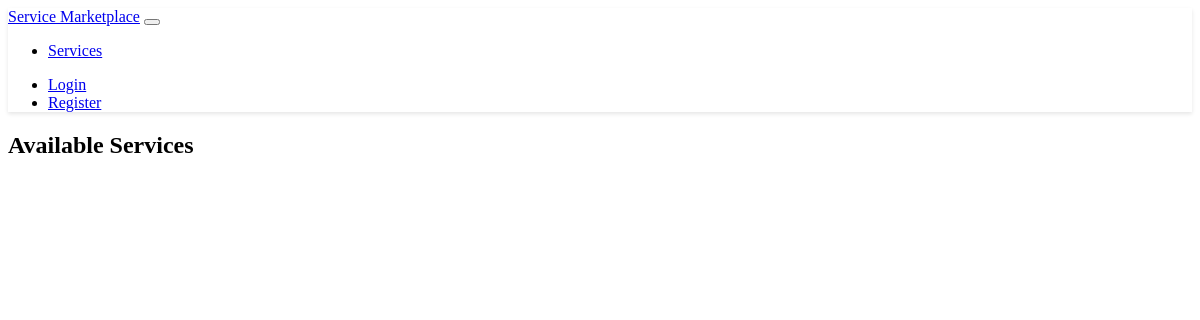
Page /services on the earlier database version.
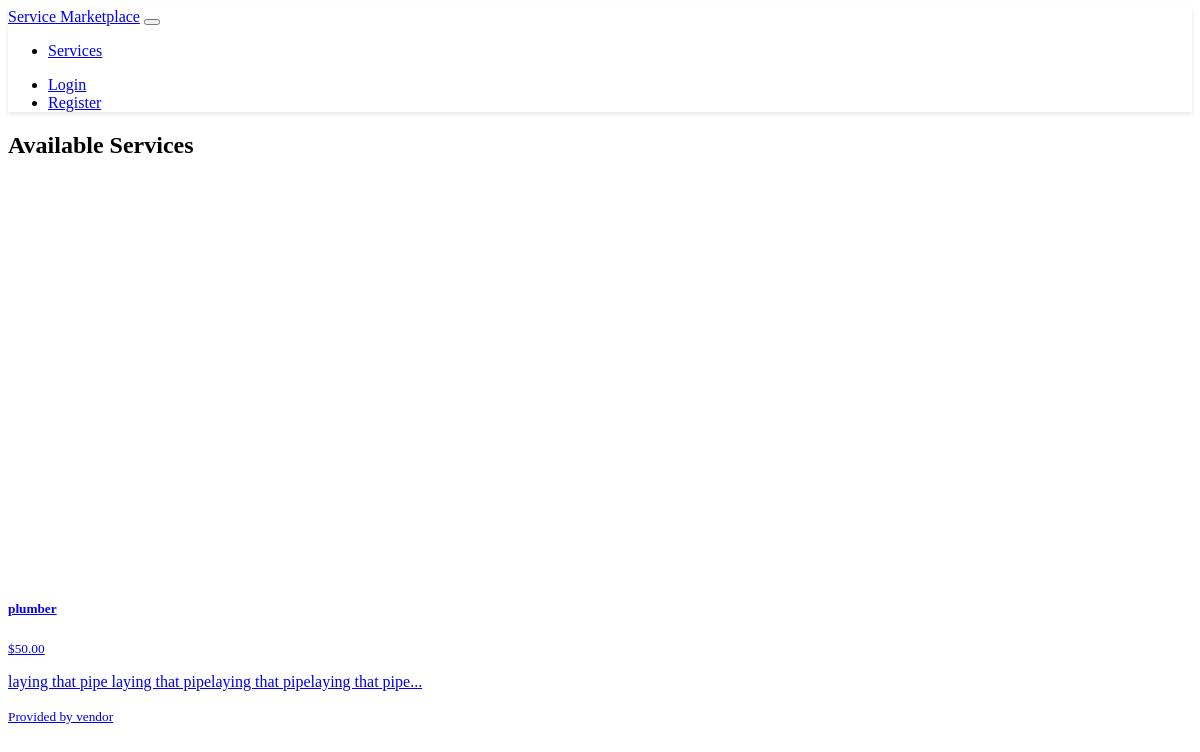
Same page on the later database version.
### models.py (models this page shows, shortened)
class Service(db.Model):
    id = db.Column(db.Integer, primary_key=True)
    title = db.Column(db.String(100), nullable=False)
    description = db.Column(db.Text, nullable=False)
    detailed_description = db.Column(db.Text)
    rate = db.Column(db.Float, nullable=False)
    project_rate = db.Column(db.Float)
    provider_id = db.Column(db.Integer, db.ForeignKey('user.id'), nullable=False)
    category_id = db.Column(db.Integer, db.ForeignKey('service_category.id'), nullable=False)
    created_at = db.Column(db.DateTime, default=datetime.utcnow)
    portfolio_images = db.Column(db.JSON)
    availability = db.Column(db.JSON)
    tags = db.relationship('ServiceTag', secondary=service_tags, lazy='subquery',
        backref=db.backref('services', lazy=True))
    requests = db.relationship('ServiceRequest', backref='service', lazy=True)

class User(UserMixin, db.Model):
    id = db.Column(db.Integer, primary_key=True)
    username = db.Column(db.String(64), unique=True, nullable=False)
    email = db.Column(db.String(120), unique=True, nullable=False)
    password_hash = db.Column(db.String(256))
    is_provider = db.Column(db.Boolean, default=False)
    is_admin = db.Column(db.Boolean, default=False)  # New admin role
    latitude = db.Column(db.Float)
    longitude = db.Column(db.Float)
    profile_image = db.Column(db.String(255))  # Store image path
    services = db.relationship('Service', backref='provider', lazy=True)

### routes.py (the view)
@app.route('/services')
def service_list():
    services = Service.query.all()
    return render_template('service_list.html', services=services)

### templates/service_list.html (shortened to what this page needs)
{% extends "base.html" %}
{% block content %}
<div class="row mb-4">
    <div class="col">
        <h2>Available Services</h2>
    </div>
</div>
<div class="row">
    <div class="col-md-8">
        <div id="map" style="height: 400px;" class="mb-4"></div>
    </div>
    <div class="col-md-4">
        <div class="list-group">
            {% for service in services %}
            <a href="{{ url_for('service_detail', id=service.id) }}" class="list-group-item list-group-item-action">
                <div class="d-flex w-100 justify-content-between">
                    <h5 class="mb-1">{{ service.title }}</h5>
                    <small>${{ "%.2f"|format(service.rate) }}</small>
                </div>
                <p class="mb-1">{{ service.description[:100] }}...</p>
                <small>Provided by {{ service.provider.username }}</small>
            </a>
            {% endfor %}
        </div>
    </div>
</div>
{% endblock %}

### templates/base.html (shortened to what this page needs)
<!DOCTYPE html>
<html lang="en" data-bs-theme="dark">
<head>
    <link rel="stylesheet" href="https://cdn.replit.com/agent/bootstrap-agent-dark-theme.min.css">
    <link rel="stylesheet" href="https://unpkg.com/leaflet@1.7.1/dist/leaflet.css">
    <link rel="stylesheet" href="{{ url_for('static', filename='css/custom.css') }}">
</head>
<body>
    <nav class="navbar navbar-expand-lg navbar-dark bg-dark mb-4">
        <div class="container">
            <a class="navbar-brand" href="{{ url_for('index') }}">Service Marketplace</a>
            <button class="navbar-toggler" type="button" data-bs-toggle="collapse" data-bs-target="#navbarNav">
            </button>
            <div class="collapse navbar-collapse" id="navbarNav">
                <ul class="navbar-nav me-auto">
                    <li class="nav-item">
                        <a class="nav-link" href="{{ url_for('service_list') }}">Services</a>
                    </li>
                </ul>
                <ul class="navbar-nav">
                    {% if current_user.is_authenticated %}
                    <li class="nav-item">
                        <a class="nav-link" href="{{ url_for('logout') }}">Logout</a>
                    </li>
                    {% else %}
                    <li class="nav-item">
                        <a class="nav-link" href="{{ url_for('login') }}">Login</a>
                    </li>
                    <li class="nav-item">
                        <a class="nav-link" href="{{ url_for('register') }}">Register</a>
                    </li>
                    {% endif %}
                </ul>
            </div>
        </div>
    </nav>
    <div class="container">
        {% block content %}{% endblock %}
    </div>
</body>
</html>

### static/css/custom.css (style rules this page uses)
.navbar { box-shadow: 0 2px 4px rgba(0, 0, 0, 0.1); }
#map, #provider-map { border-radius: var(--bs-border-radius); border: 1px solid var(--bs-border-color); }
.list-group-item { background-color: var(--bs-dark); border-color: var(--bs-border-color); }

Differences in the rows shown:
added Service: title "plumber", rate "50.00", description "laying that pipe laying that pipelaying that pipelaying that pipe", provider.username "vendor"
